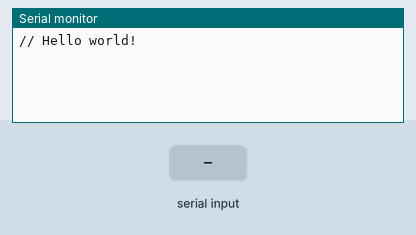
The sketch below on a simulated Arduino Uno, built with avr-gcc and run on an emulated ATmega328P. Parts: the last lines printed to the serial monitor. The inputs (shaded band) are chosen by the test bench.

Above: at 1.2 s.
1.3 s: "G1\n" received over Serial
At 2.4 s:
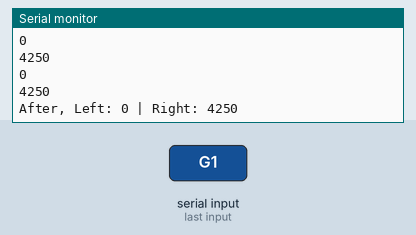
2.8 s: "X\n" received over Serial
At 4.0 s:
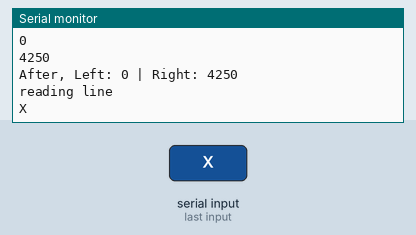
4.3 s: "Y\n" received over Serial
At 5.4 s:
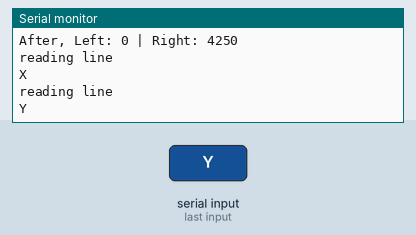
5.8 s: "Z\n" received over Serial
At 6.6 s:
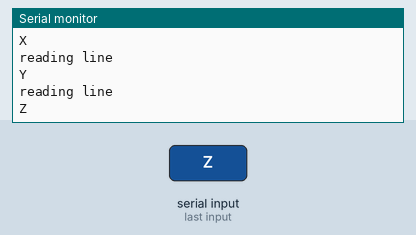
Timing chart, 0 to 8.3 s (numbered marks = the images above; inputs shaded):
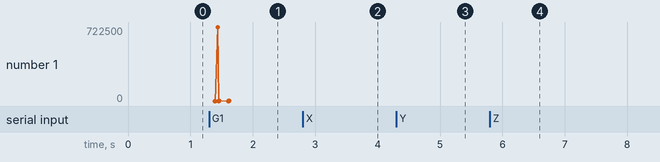

The sketch:

main.ino
```cpp
/*
  This is a test sketch for the Adafruit assembled Motor Shield for Arduino v2
  It won't work with v1.x motor shields! Only for the v2's with built in PWM
  control
  For use with the Adafruit Motor Shield v2
  ---->  http://www.adafruit.com/products/1438
*/
#include <Wire.h>
#include <Adafruit_MotorShield.h>
#include <AccelStepper.h>
#include <MultiStepper.h>

typedef float coord_t;

const int TOOL_PIN = 10;
const int TOOL_DOWN_POS = 90;
const int TOOL_UP_POS = 25;
const int TOOL_WAIT_MS = 100;
int toolPos = TOOL_UP_POS;

const float SPOOL_RAD = 7.5; // in mm
const int TICKS_PER_ROT = 200;
const float TICKS_PER_MM = TICKS_PER_ROT / (2 * PI * SPOOL_RAD);

// All of these in mm
const coord_t LEFT_X = 0;
const coord_t LEFT_Y = 400;//953;
const coord_t RIGHT_X = 660;
const coord_t RIGHT_Y = LEFT_Y;

// Also in mm
const coord_t OFFSET_X = 41.5;
const coord_t OFFSET_Y = 40;

const coord_t HOME_X = (LEFT_X + RIGHT_X) / 2;
const coord_t HOME_Y = RIGHT_Y / 2;

const coord_t MAX_SEG_LEN = 5;

const long DEF_VEL = static_cast<long>(10 * TICKS_PER_MM); // in ticks per second

Adafruit_MotorShield shield;
Adafruit_StepperMotor *leftStepper = shield.getStepper(TICKS_PER_ROT, 1);
Adafruit_StepperMotor *rightStepper = shield.getStepper(TICKS_PER_ROT, 2);

AccelStepper left([]() {
  leftStepper->onestep(FORWARD, SINGLE);
}, []() {
  leftStepper->onestep(BACKWARD, SINGLE);
});
AccelStepper right([]() { // this is inverted to invert the motor
  rightStepper->onestep(BACKWARD, SINGLE);
}, []() {
  rightStepper->onestep(FORWARD, SINGLE);
});

MultiStepper ms;

static byte ndx = 0;
char endMarker = '\n';
char rc;
int commandLen = 100;
int numParts = 6;

typedef float coord_t;

int lengthBoard = 850;
int lengthBoard_kinda = 914; // 36 inch is 914 mm

float targetX = 0;
float targetY = 0;
float targetZ = 0;

void setup() {
  Serial.begin(9600);
  shield.begin();

  left.setAcceleration(DEF_VEL * 2);
  right.setAcceleration(DEF_VEL * 2);
  left.setMaxSpeed(DEF_VEL);
  right.setMaxSpeed(DEF_VEL);

  left.setCurrentPosition(0);
  right.setCurrentPosition(4250);

  ms.addStepper(left);
  ms.addStepper(right);

  Serial.println("// Hello world!");
}

void loop7(){
  while (Serial.available() != 0) {

    Serial.println("reading line");
    char command[commandLen] = {};
    size_t len = Serial.readBytesUntil('\n', command, commandLen - 1);
    command[len] = '\0';

    Serial.println(command);

  }

}

void loop3() {


  left.setCurrentPosition(200);
  right.setCurrentPosition(200);
  moveBothTo(0, 460
  );
  exit(0);

}

void loop() {

  while (Serial.available() == 0) {
    delay(10);
  }

  Serial.println("reading line");
  char command[commandLen] = {};
  size_t len = Serial.readBytesUntil('\n', command, commandLen - 1);
  command[len] = '\0';
  Serial.println(command);

  // Tokenize into space delimited parts
  char* parts[numParts] = {};
  char* part = strtok(command, " \n");
  for (size_t i = 0; i < numParts && part != nullptr; i++) {
    parts[i] = part;
    part = strtok(nullptr, " \n");
    //Serial.println(parts[i]);
  }

  char* type = parts[0];

  // Determine whether we need the tool
  if (strcmp(type, "G1") == 0) { // If it's a home command
    activateTool();
    Serial.println("tool is activated");
  }

  if (type == nullptr) {
    Serial.println("// Empty command! Failing silently...");
  }
  else if (strcmp(type, "G28") == 0) { // If it's a home command
    targetX = 0;
    targetY = 0;
    targetZ = 0;
  }
  else if (type[0] == 'G') {
    coord_t arcI = 0;
    coord_t arcJ = 0;
    for (int i = 1; i < numParts && parts[i] != nullptr; i++) {
      if (parts[i][0] == 'X') {
        targetX = static_cast<coord_t>(strtod(&parts[i][1], nullptr));
      } else if (parts[i][0] == 'Y') {
        targetY = static_cast<coord_t>(strtod(&parts[i][1], nullptr));
      } else if (parts[i][0] == 'Z') {
        targetZ = static_cast<coord_t>(strtod(&parts[i][1], nullptr));
      }
    }

    long leftMotorPosition = calculateLeftMotorPosition(targetX, targetY);

    long rightMotorPosition = calculateRightMotorPosition(targetX, targetY);

    Serial.print("Target X: ");
    Serial.println(targetX);

    Serial.print("Target Y: ");
    Serial.println(targetY);

    Serial.print("Destination Left Motor Position: ");
    Serial.println(leftMotorPosition);
    Serial.print("Destination Right Motor Position: ");
    Serial.println(rightMotorPosition);


    Serial.print("Before, Left: ");
    Serial.print(left.currentPosition());
    Serial.print(" | Right: ");
    Serial.println(right.currentPosition());
    //moveMotorsToPosition(leftMotorPosition, rightMotorPosition);
       //moveMotorsToPosition(leftMotorPosition, rightMotorPosition);
    moveBothTo(leftMotorPosition, rightMotorPosition);

    Serial.print("After, Left: ");
    Serial.print(left.currentPosition());
    Serial.print(" | Right: ");
    Serial.println(right.currentPosition());

  }

}

void calculateWhereItIs(float x, float y) {


}

void moveMotorsToPosition(int x, int y) {
  long positions[] = {x, y};
  ms.moveTo(positions);
  ms.runSpeedToPosition();
}

void activateTool() {

}

long calculateLeftMotorPosition(float x, float y) {

  Serial.println("Calculating left position");
  Serial.print("X: ");
  Serial.print(x);
  Serial.print(", Y: ");
  Serial.println(y);
  // a^2 + b^2 = c^2
  float xSquared = pow(x, 2);
  float ySquared = pow(y, 2);
  Serial.println(xSquared);
  Serial.println(ySquared);

  int len = sqrt(xSquared + ySquared);

  Serial.println(len);

  // Take the len and normalize it to the position of the motor ( 200 strokes / 40mm )
  double motorPosition = len * (200 / 40); // This is the position the motor should be at
  return motorPosition;
}

long calculateRightMotorPosition(float x, float y) {

  Serial.println("Calculating Right Motor Position: ");
  // a^2 + b^2 = c^2
  float xSquared = pow(lengthBoard - x , 2);
  float ySquared = pow(y, 2);
  Serial.println(xSquared);
  Serial.println(ySquared);

  int len = sqrt(xSquared + ySquared);

  Serial.println(len);

  // Take the len and normalize it to the position of the motor ( 200 strokes / 40mm )
  double motorPosition = len * (200 / 40); // This is the position the motor should be at
  return motorPosition;
}

void moveBothTo(long l, long r) {
  Serial.println(left.currentPosition());
  Serial.println(right.currentPosition());
  long positions[] = {l, r};
  ms.moveTo(positions);
  ms.runSpeedToPosition();
  Serial.println(left.currentPosition());
  Serial.println(right.currentPosition());
}
```

Measured:
- after the input at 1.3 s, the serial monitor: prints a new line at once (image 1)
- after the input at 2.8 s, the serial monitor: prints a new line at once (image 2)
- after the input at 4.3 s, the serial monitor: prints a new line at once (image 3)
- after the input at 5.8 s, the serial monitor: prints a new line at once (image 4)
